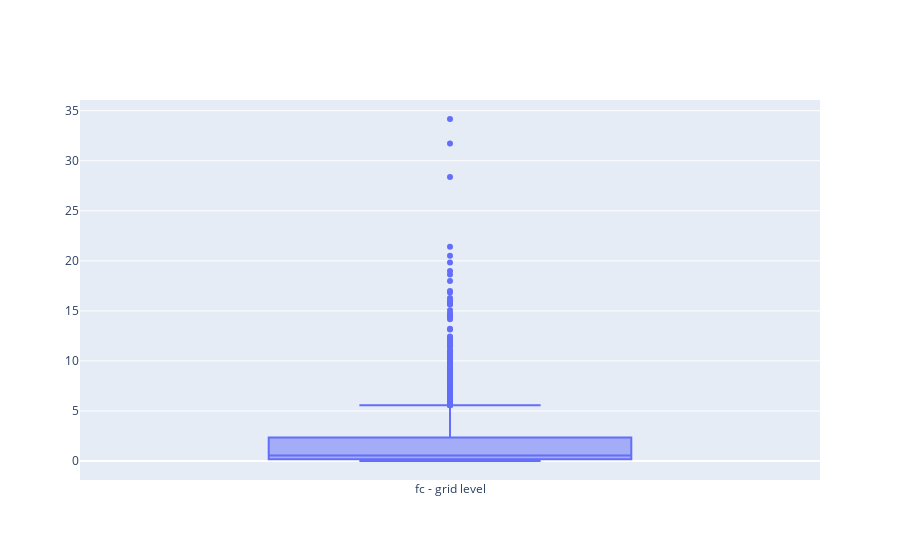

Write notebook code for a chart like this one.
### Code cell
fig = go.Figure()
fig.add_trace(go.Box(y=error, name = 'fc - grid level'))

### Figure 1 — Plotly figure (JSON) as saved in the notebook; plotly's stock layout.template omitted (floating-point values rounded to 4 significant figures; data arrays with more than 128 entries replaced by an {"elided": "..."} marker saying what was removed)
{"data": [{"name": "fc - grid level", "type": "box", "y": {"elided": "3530 float values"}}], "layout": {}}
